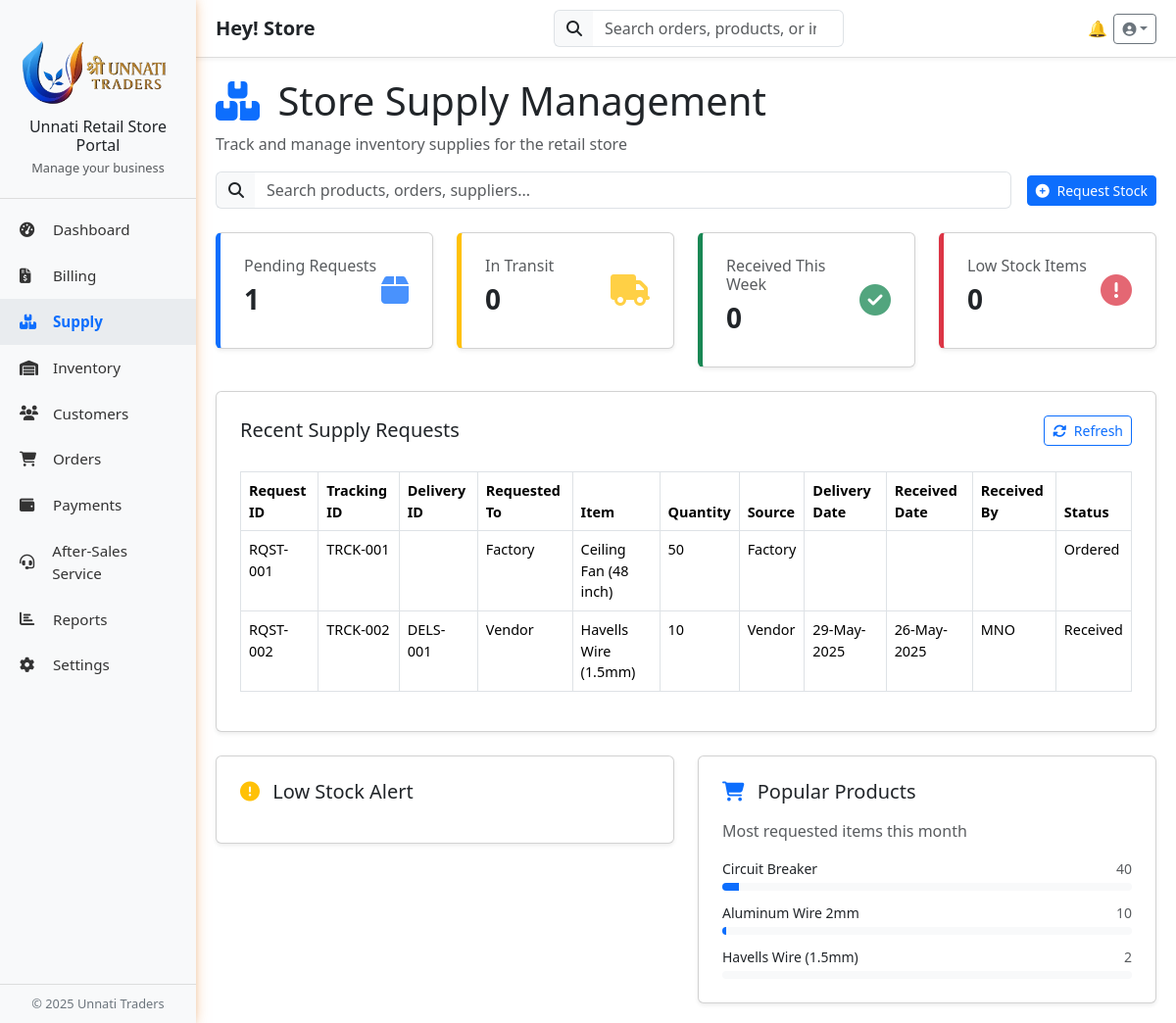
Screenshot of /Dashboard/Retail_Store/store_dashboard.php?page=supply (signed in) with the database file from the repository.
### tables this page shows
CREATE TABLE `retail_store_stock_request` (
  `date` date NOT NULL,
  `delivery_date` date DEFAULT NULL,
  `received_date` date DEFAULT NULL,
  `request_id` varchar(20) NOT NULL,
  `tracking_id` varchar(20) NOT NULL,
  `delivery_id` varchar(20) DEFAULT NULL,
  `request_to` varchar(50) NOT NULL,
  `shop_name` varchar(50) NOT NULL,
  `item_name` varchar(50) NOT NULL,
  `category` varchar(50) NOT NULL,
  `quantity` int(10) NOT NULL,
  `location` varchar(100) NOT NULL,
  `requested_by` varchar(50) NOT NULL,
  `status` varchar(20) NOT NULL,
  `received_by` varchar(50) DEFAULT NULL
);

### Dashboard/Retail_Store/supply.php (the view, shortened to what this page needs)
<?php
include '../../_conn.php';
$user_name = $_SESSION['user_name'];
?>
<div class="main-content">
    <h1><i class="fas fa-boxes text-primary me-2"></i> Store Supply Management</h1>
    <p class="text-muted">Track and manage inventory supplies for the retail store</p>
    <div class="d-flex flex-column flex-md-row gap-3 align-items-md-center justify-content-between mb-4">
        <div class="flex-grow-1">
            <div class="input-group">
                <span class="input-group-text bg-light border-end-0"><i class="fas fa-search"></i></span>
                <input type="text" id="searchInput" class="form-control border-start-0"
                    placeholder="Search products, orders, suppliers...">
            </div>
        </div>
        <div class="d-flex flex-wrap gap-2">
            <button type="submit" class="btn btn-primary btn-sm" data-bs-toggle="modal" data-bs-target="#requestStock">
                <i class="fas fa-plus-circle me-1"></i> Request Stock
            </button>
        </div>
    </div>
    <?php
    $pendingQuery = $conn->prepare("SELECT COUNT(*) AS total FROM retail_store_stock_request WHERE status = 'Ordered' AND requested_by = ?");
    $pendingQuery->bind_param("s", $user_name);
    $pendingQuery->execute();
    $pendingResult = $pendingQuery->get_result()->fetch_assoc();
    $pendingRequests = $pendingResult['total'];
    $transitQuery = $conn->prepare("SELECT COUNT(*) AS total FROM retail_store_stock_request WHERE status = 'In Transit' AND requested_by = ?");
    $transitQuery->bind_param("s", $user_name);
    $transitQuery->execute();
    $transitResult = $transitQuery->get_result()->fetch_assoc();
    $inTransit = $transitResult['total'];
    $receivedQuery = $conn->prepare("
    SELECT COUNT(*) AS total FROM retail_store_stock_request
    WHERE requested_by = ? AND delivery_date IS NOT NULL
    AND WEEK(delivery_date) = WEEK(CURRENT_DATE()) AND YEAR(delivery_date) = YEAR(CURRENT_DATE())
");
    $receivedQuery->bind_param("s", $user_name);
    $receivedQuery->execute();
    $receivedResult = $receivedQuery->get_result()->fetch_assoc();
    $receivedThisWeek = $receivedResult['total'];
    $lowStockQuery = $conn->prepare("
    SELECT COUNT(*) AS total FROM retail_invetory
    WHERE inventory_of = ? AND stock < reorder_point
");
    $lowStockQuery->bind_param("s", $user_name);
    $lowStockQuery->execute();
    $lowStockResult = $lowStockQuery->get_result()->fetch_assoc();
    $lowStockItems = $lowStockResult['total'];
    ?>
    <div class="row row-cols-1 row-cols-md-4 g-4 mb-4">
        <div class="col">
            <div class="card stat-card card-border shadow-sm" style="border-left: 5px solid #0d6efd;">
                <div class="card-body p-4">
                    <div class="d-flex justify-content-between align-items-center">
                        <div>
                            <h6 class="text-muted">Pending Requests</h6>
                            <h3 class="fw-bold"><?php echo $pendingRequests; ?></h3>
                        </div>
                        <i class="fas fa-box fa-2x text-primary opacity-75"></i>
                    </div>
                </div>
            </div>
        </div>
        <div class="col">
            <div class="card stat-card card-border shadow-sm" style="border-left: 5px solid #ffc107;">
                <div class="card-body p-4">
                    <div class="d-flex justify-content-between align-items-center">
                        <div>
                            <h6 class="text-muted">In Transit</h6>
                            <h3 class="fw-bold"><?php echo $inTransit; ?></h3>
                        </div>
                        <i class="fas fa-truck fa-2x text-warning opacity-75"></i>
                    </div>
                </div>
            </div>
        </div>
        <div class="col">
            <div class="card stat-card card-border shadow-sm" style="border-left: 5px solid #198754;">
                <div class="card-body p-4">
                    <div class="d-flex justify-content-between align-items-center">
                        <div>
                            <h6 class="text-muted">Received This Week</h6>
                            <h3 class="fw-bold"><?php echo $receivedThisWeek; ?></h3>
                        </div>
                        <i class="fas fa-check-circle fa-2x text-success opacity-75"></i>
                    </div>
                </div>
            </div>
        </div>
        <div class="col">
            <div class="card stat-card card-border shadow-sm" style="border-left: 5px solid #dc3545;">
                <div class="card-body p-4">
                    <div class="d-flex justify-content-between align-items-center">
                        <div>
                            <h6 class="text-muted">Low Stock Items</h6>
                            <h3 class="fw-bold"><?php echo $lowStockItems; ?></h3>
                        </div>
                        <i class="fas fa-exclamation-circle fa-2x text-danger opacity-75"></i>
                    </div>
                </div>
            </div>
        </div>
    </div>
    <div class="card card-border shadow-sm mb-4">
        <div class="card-body p-4">
            <div class="d-flex justify-content-between align-items-center mb-3">
                <h5 class="mb-0">Recent Supply Requests</h5>
                <div class="d-flex gap-2">
                    <button type="submit" class="btn btn-outline-primary btn-sm" id="refreshBtn">
                        <i class="fas fa-sync-alt me-1"></i> Refresh
                    </button>
                </div>
            </div>
            <div class="table-responsive">
                <table class="table table-bordered table-hover" id="supplyTable">
                    <thead>
                        <tr>
                            <th>Request ID</th>
                            <th>Tracking ID</th>
                            <th>Delivery ID</th>
                            <th>Requested To</th>
                            <th>Item</th>
                            <th>Quantity</th>
                            <th>Source</th>
                            <th>Delivery Date</th>
                            <th>Received Date</th>
                            <th>Received By</th>
                            <th>Status</th>
                        </tr>
                    </thead>
                    <tbody>
                        <?php
                        $result = $conn->query("SELECT * FROM retail_store_stock_request WHERE requested_by = '$user_name' ORDER BY requested_by DESC");
                        if ($result->num_rows > 0) {
                            while ($row = $result->fetch_assoc()) {
                                echo "<tr>";
                                echo "<td>" . htmlspecialchars($row['request_id']) . "</td>";
                                echo "<td>" . htmlspecialchars($row['tracking_id']) . "</td>";
                                echo "<td>" . htmlspecialchars($row['delivery_id']) . "</td>";
                                echo "<td>" . htmlspecialchars($row['request_to']) . "</td>";
                                echo "<td>" . htmlspecialchars($row['item_name']) . "</td>";
                                echo '<td>' . htmlspecialchars($row['quantity']) . "</td>";
                                echo "<td>" . htmlspecialchars($row['request_to']) . "</td>";
                                if (!empty($row['delivery_date']) && $row['delivery_date'] !== '0000-00-00') {
                                    echo "<td>" . date('d-M-Y', strtotime($row['delivery_date'])) . "</td>";
                                } else {
                                    echo "<td></td>";
                                }
                                if (!empty($row['received_date']) && $row['received_date'] !== '0000-00-00') {
                                    echo "<td>" . date('d-M-Y', strtotime($row['received_date'])) . "</td>";
                                } else {
                                    echo "<td></td>";
                                }
                                echo "<td>" . htmlspecialchars($row['received_by']) . "</td>";
                                echo "<td>" . htmlspecialchars($row['status']) . "</td>";
                                echo "</tr>";
                            }
                        } else {
                            echo "<tr><td colspan='11' class='text-center'>No transactions found</td></tr>";
                        }
                        ?>
                    </tbody>
                </table>
            </div>
        </div>
    </div>
    <?php
    $popular_products = [];
    $item_sales = [];
    $startOfMonth = date('Y-m-01');
    $endOfMonth = date('Y-m-t');
    $query = $conn->prepare("
    SELECT item_name, quantity
    FROM invoice
    WHERE created_for = ?
      AND date BETWEEN ? AND ?
");
    $query->bind_param("sss", $user_name, $startOfMonth, $endOfMonth);
    $query->execute();
    $result = $query->get_result();
    while ($row = $result->fetch_assoc()) {
        $items = explode(",", $row['item_name']);
        $quantities = explode(",", $row['quantity']);
        foreach ($items as $index => $item) {
            $item = trim($item);
            $qty = isset($quantities[$index]) ? (int) trim($quantities[$index]) : 0;
            if (!isset($item_sales[$item])) {
                $item_sales[$item] = 0;
            }
            $item_sales[$item] += $qty;
        }
    }
    arsort($item_sales);
    $top_items = array_slice($item_sales, 0, 5, true);
    foreach ($top_items as $item => $qty) {
        $percentage = min(100, round(($qty / 1000) * 100));
        $popular_products[] = [
            'item' => $item,
            'quantity' => $qty,
            'percentage' => $percentage
        ];
    }
    ?>
    <div class="row row-cols-1 row-cols-md-2 g-4">
        <div class="col">
            <div class="card card-border shadow-sm">
                <div class="card-body p-4">
                    <h5 class="mb-3"><i class="fas fa-exclamation-circle text-warning me-2"></i> Low Stock Alert</h5>
                </div>
            </div>
        </div>
        <div class="col">
            <div class="card card-border shadow-sm">
                <div class="card-body p-4">
                    <h5 class="mb-3"><i class="fas fa-shopping-cart text-primary me-2"></i> Popular Products</h5>
                    <p class="text-muted mb-3">Most requested items this month</p>
                    <div class="space-y-3">
                        <?php foreach ($popular_products as $product): ?>
                            <div>
                                <div class="d-flex justify-content-between align-items-center mb-1">
                                    <span
                                        class="text-sm font-medium"><?php echo htmlspecialchars($product['item']); ?></span>
                                    <span
                                        class="text-sm text-muted"><?php echo htmlspecialchars($product['quantity']); ?></span>
                                </div>
                                <div class="progress bg-light h-2">
                                    <div class="progress-bar bg-primary"
                                        style="width: <?php echo htmlspecialchars($product['percentage']); ?>%"></div>
                                </div>
                            </div>
                        <?php endforeach; ?>
                    </div>
                </div>
            </div>
        </div>
    </div>
</div>

### public/css/styles.css (style rules this page uses)
body { font-family: sans-serif; margin: 0; padding: 0; box-sizing: border-box; color: #333; background-color: #f8f9fa; overflow-x: hidden; }
.card-border { border-radius: 0.5rem; border-top: none; border-right: none; border-bottom: none; }
table { width: 100%; border-collapse: collapse; margin-top: 10px; }
th, td { padding: 10px; border: 1px solid #ddd; text-align: left; font-size: 0.9rem; }

### Dashboard/Retail_Store/supply.php (style rules this page uses)
.space-y-3>*+* { margin-top: 0.75rem; }
.text-sm { font-size: 0.875rem; }
.font-medium { font-weight: 500; }
.h-2 { height: 0.5rem; }

### rows the page displays
retail_store_stock_request: request "RQST-001", tracking_id "TRCK-001", request_to "Factory", item_name "Ceiling Fan (48 inch)", quantity "50", status "Ordered"
retail_store_stock_request: request "RQST-002", tracking_id "TRCK-002", delivery "DELS-001", request_to "Vendor", item_name "Havells Wire (1.5mm)", quantity "10", delivery_date "29-May-2025", received_date "26-May-2025", received_by "MNO", status "Received"

### other values shown
$_SESSION['user_name'] "Store"
$pendingRequests "1"
$inTransit "0"
$receivedThisWeek "0"
$lowStockItems "0"
$product['item'] "Circuit Breaker"
$product['quantity'] "40"
$product['item'] "Aluminum Wire 2mm"
$product['quantity'] "10"
$product['item'] "Havells Wire (1.5mm)"
$product['quantity'] "2"
